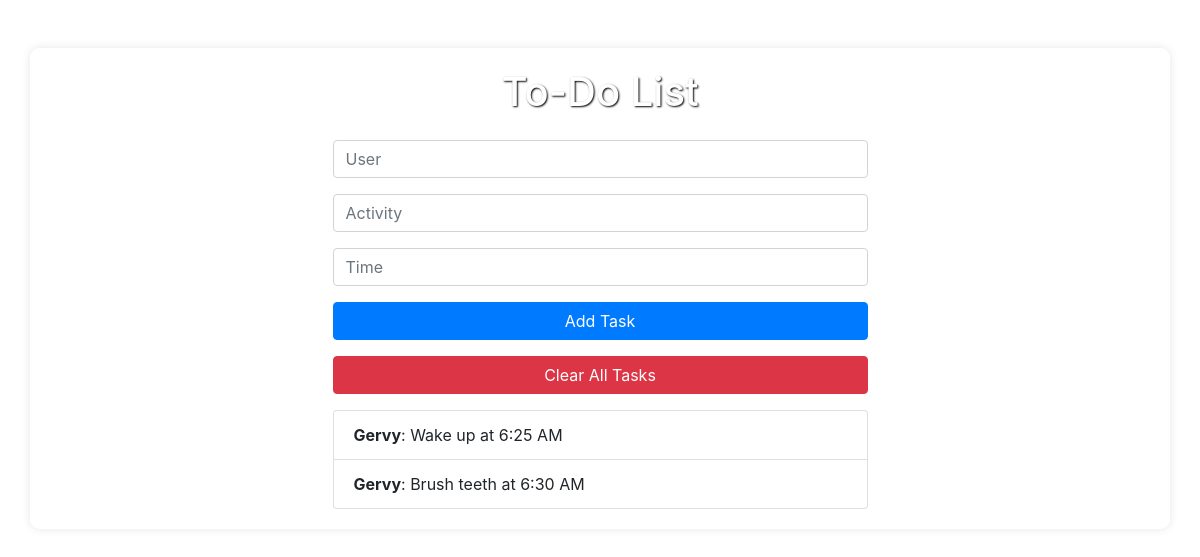
The app's page /, older data.
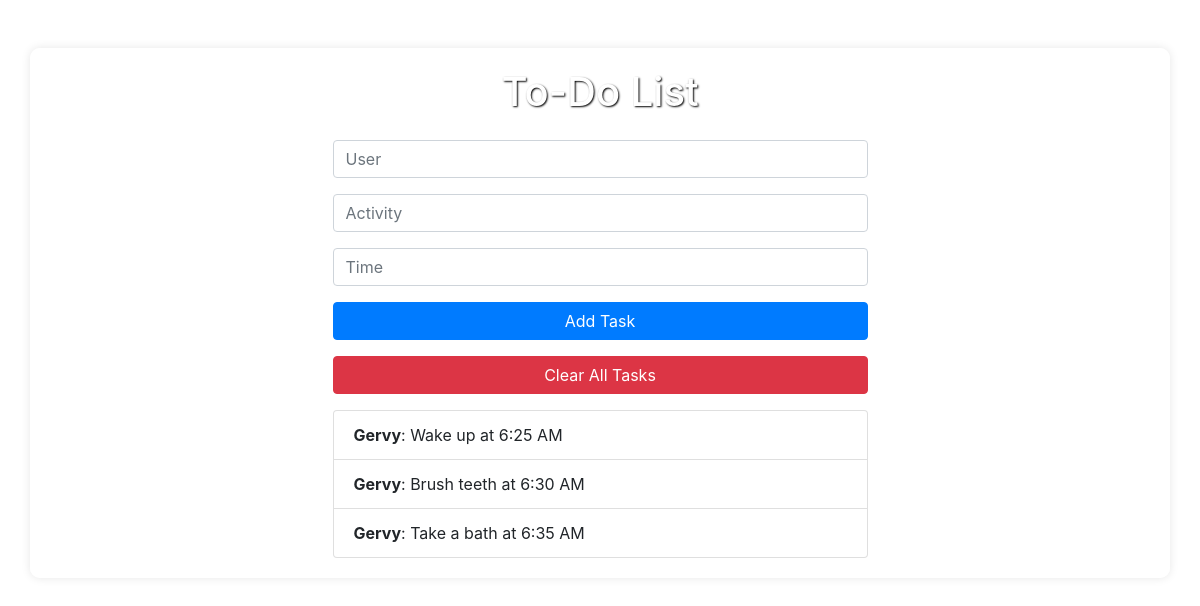
The same page, newer data.
### tables this page shows
CREATE TABLE tasks (
        id INTEGER PRIMARY KEY AUTOINCREMENT,
        user TEXT NOT NULL,
        activity TEXT NOT NULL,
        time TEXT NOT NULL
    );

### to-do-list-web-app.py (the view)
@app.route('/')
def index():
    conn = sqlite3.connect('todo.db')
    cursor = conn.cursor()
    cursor.execute('SELECT * FROM tasks')
    tasks = cursor.fetchall()
    conn.close()
    return render_template('index.html', tasks=tasks)

### templates/index.html (shortened to what this page needs)
<!DOCTYPE html>
<html lang="en">
<head>
    <link href="https://stackpath.bootstrapcdn.com/bootstrap/4.5.2/css/bootstrap.min.css" rel="stylesheet">
    <link rel="stylesheet" href="{{ url_for('static', filename='styles.css') }}">
</head>
<body>
    <div class="container mt-5">
        <div class="row">
            <div class="col-md-6 offset-md-3">
                <h1 class="text-center mb-4">To-Do List</h1>
                <form action="/add" method="post" class="mb-3">
                    <div class="form-group">
                        <input type="text" name="user" class="form-control" placeholder="User" required>
                    </div>
                    <div class="form-group">
                        <input type="text" name="activity" class="form-control" placeholder="Activity" required>
                    </div>
                    <div class="form-group">
                        <input type="text" name="time" class="form-control" placeholder="Time" required>
                    </div>
                    <button type="submit" class="btn btn-primary btn-block">Add Task</button>
                </form>
                <form action="/clear" method="post" class="mb-3">
                    <button type="submit" class="btn btn-danger btn-block">Clear All Tasks</button>
                </form>
                <ul class="list-group">
                    {% for task in tasks %}
                    <li class="list-group-item d-flex justify-content-between align-items-center">
                        <span><strong>{{ task[1] }}</strong>: {{ task[2] }} at {{ task[3] }}</span>
                    </li>
                    {% endfor %}
                </ul>
            </div>
        </div>
    </div>
</body>
</html>

### templates/static/styles.css (style rules this page uses)
body { background-image: url('C:\Users\Lenovo\OneDrive\Documents\to-do-list-web-app\templates\static\images'); background-size: cover; background-repeat: no-repeat; background-attachment: fixed; background-position: center; }
h1 { color: #ffffff; text-shadow: 1px 1px 2px #000000; }
.container { background-color: rgba(255, 255, 255, 0.8); padding: 20px; border-radius: 10px; box-shadow: 0px 0px 10px rgba(0, 0, 0, 0.1); margin-top: 50px; }

Row changes from the older to the newer data that the page shows:
added tasks: user "Gervy", activity "Take a bath", time "6:35 AM"
